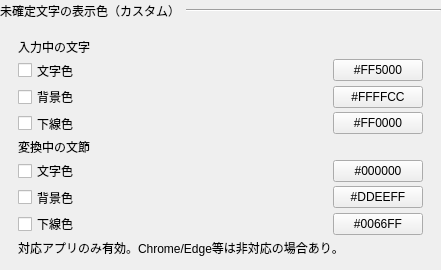
       <widget class="QWidget" name="preeditDisplayColorGroupBox">
        <property name="geometry">
         <rect>
          <x>30</x>
          <y>1162</y>
          <width>441</width>
          <height>270</height>
         </rect>
        </property>
        <widget class="QWidget" name="horizontalLayoutWidget_preeditDisplayColor">
         <property name="geometry">
          <rect>
           <x>0</x>
           <y>0</y>
           <width>441</width>
           <height>21</height>
          </rect>
         </property>
         <layout class="QHBoxLayout" name="horizontalLayout_preeditDisplayColor">
          <item>
           <widget class="QLabel" name="preeditDisplayColorSectionLabel">
            <property name="text">
             <string>未確定文字の表示色（カスタム）</string>
            </property>
           </widget>
          </item>
          <item>
           <widget class="Line" name="preeditDisplayColorSectionLine">
            <property name="sizePolicy">
             <sizepolicy hsizetype="MinimumExpanding" vsizetype="Fixed">
              <horstretch>0</horstretch>
              <verstretch>0</verstretch>
             </sizepolicy>
            </property>
            <property name="orientation">
             <enum>Qt::Orientation::Horizontal</enum>
            </property>
           </widget>
          </item>
         </layout>
        </widget>
        <widget class="QWidget" name="preeditDisplayColorBodyWidget">
         <property name="geometry">
          <rect>
           <x>10</x>
           <y>30</y>
           <width>421</width>
           <height>235</height>
          </rect>
         </property>
         <layout class="QGridLayout" name="preeditDisplayColorGridLayout">
          <property name="leftMargin">
           <number>8</number>
          </property>
          <property name="topMargin">
           <number>8</number>
          </property>
          <property name="rightMargin">
           <number>8</number>
          </property>
          <property name="bottomMargin">
           <number>8</number>
          </property>
          <property name="horizontalSpacing">
           <number>8</number>
          </property>
          <property name="verticalSpacing">
           <number>3</number>
          </property>
          <item row="0" column="0" colspan="3">
           <widget class="QLabel" name="inputPreeditColorLabel">
            <property name="text">
             <string>入力中の文字</string>
            </property>
           </widget>
          </item>
          <item row="1" column="0" colspan="2">
           <widget class="QCheckBox" name="inputPreeditTextColorCheckBox">
            <property name="text">
             <string>文字色</string>
            </property>
           </widget>
          </item>
          <item row="1" column="2">
           <widget class="QPushButton" name="inputPreeditTextColorButton">
            <property name="minimumSize">
             <size>
              <width>80</width>
              <height>0</height>
             </size>
            </property>
            <property name="maximumSize">
             <size>
              <width>90</width>
              <height>16777215</height>
             </size>
            </property>
            <property name="text">
             <string>#FF5000</string>
            </property>
           </widget>
          </item>
          <item row="2" column="0" colspan="2">
           <widget class="QCheckBox" name="inputPreeditBackgroundColorCheckBox">
            <property name="text">
             <string>背景色</string>
            </property>
           </widget>
          </item>
          <item row="2" column="2">
           <widget class="QPushButton" name="inputPreeditBackgroundColorButton">
            <property name="minimumSize">
             <size>
              <width>80</width>
              <height>0</height>
             </size>
            </property>
            <property name="maximumSize">
             <size>
              <width>90</width>
              <height>16777215</height>
             </size>
            </property>
            <property name="text">
             <string>#FFFFCC</string>
            </property>
           </widget>
          </item>
          <item row="3" column="0" colspan="2">
           <widget class="QCheckBox" name="inputPreeditUnderlineColorCheckBox">
            <property name="text">
             <string>下線色</string>
            </property>
           </widget>
          </item>
          <item row="3" column="2">
           <widget class="QPushButton" name="inputPreeditUnderlineColorButton">
            <property name="minimumSize">
             <size>
              <width>80</width>
              <height>0</height>
             </size>
            </property>
            <property name="maximumSize">
             <size>
              <width>90</width>
              <height>16777215</height>
             </size>
            </property>
            <property name="text">
             <string>#FF0000</string>
            </property>
           </widget>
          </item>
          <item row="4" column="0" colspan="3">
           <spacer name="verticalSpacer_targetPreeditColor">
            <property name="orientation">
             <enum>Qt::Orientation::Vertical</enum>
            </property>
            <property name="sizeHint" stdset="0">
             <size>
              <width>20</width>
              <height>18</height>
             </size>
            </property>
           </spacer>
          </item>
          <item row="5" column="0" colspan="3">
           <widget class="QLabel" name="targetPreeditColorLabel">
            <property name="text">
             <string>変換中の文節</string>
            </property>
           </widget>
          </item>
          <item row="6" column="0" colspan="2">
           <widget class="QCheckBox" name="targetPreeditTextColorCheckBox">
            <property name="text">
             <string>文字色</string>
            </property>
           </widget>
          </item>
          <item row="6" column="2">
           <widget class="QPushButton" name="targetPreeditTextColorButton">
            <property name="minimumSize">
             <size>
              <width>80</width>
              <height>0</height>
             </size>
            </property>
            <property name="maximumSize">
             <size>
              <width>90</width>
              <height>16777215</height>
             </size>
            </property>
            <property name="text">
             <string>#000000</string>
            </property>
           </widget>
          </item>
          <item row="7" column="0" colspan="2">
           <widget class="QCheckBox" name="targetPreeditBackgroundColorCheckBox">
            <property name="text">
             <string>背景色</string>
            </property>
           </widget>
          </item>
          <item row="7" column="2">
           <widget class="QPushButton" name="targetPreeditBackgroundColorButton">
            <property name="minimumSize">
             <size>
              <width>80</width>
              <height>0</height>
             </size>
            </property>
            <property name="maximumSize">
             <size>
              <width>90</width>
              <height>16777215</height>
             </size>
            </property>
            <property name="text">
             <string>#DDEEFF</string>
            </property>
           </widget>
          </item>
          <item row="8" column="0" colspan="2">
           <widget class="QCheckBox" name="targetPreeditUnderlineColorCheckBox">
            <property name="text">
             <string>下線色</string>
            </property>
           </widget>
          </item>
          <item row="8" column="2">
           <widget class="QPushButton" name="targetPreeditUnderlineColorButton">
            <property name="minimumSize">
             <size>
              <width>80</width>
              <height>0</height>
             </size>
            </property>
            <property name="maximumSize">
             <size>
              <width>90</width>
              <height>16777215</height>
             </size>
            </property>
            <property name="text">
             <string>#0066FF</string>
            </property>
           </widget>
          </item>
          <item row="9" column="0" colspan="3">
           <widget class="QLabel" name="preeditDisplayColorNoteLabel">
            <property name="text">
             <string>対応アプリのみ有効。Chrome/Edge等は非対応の場合あり。</string>
            </property>
            <property name="toolTip">
             <string>この設定は Windows TSF の表示属性を利用します。対応アプリでのみ有効です。Chrome や Edge など、一部のアプリでは反映されない場合があります。</string>
            </property>
            <property name="wordWrap">
             <bool>false</bool>
            </property>
           </widget>
          </item>
         </layout>
        </widget>
       </widget>
